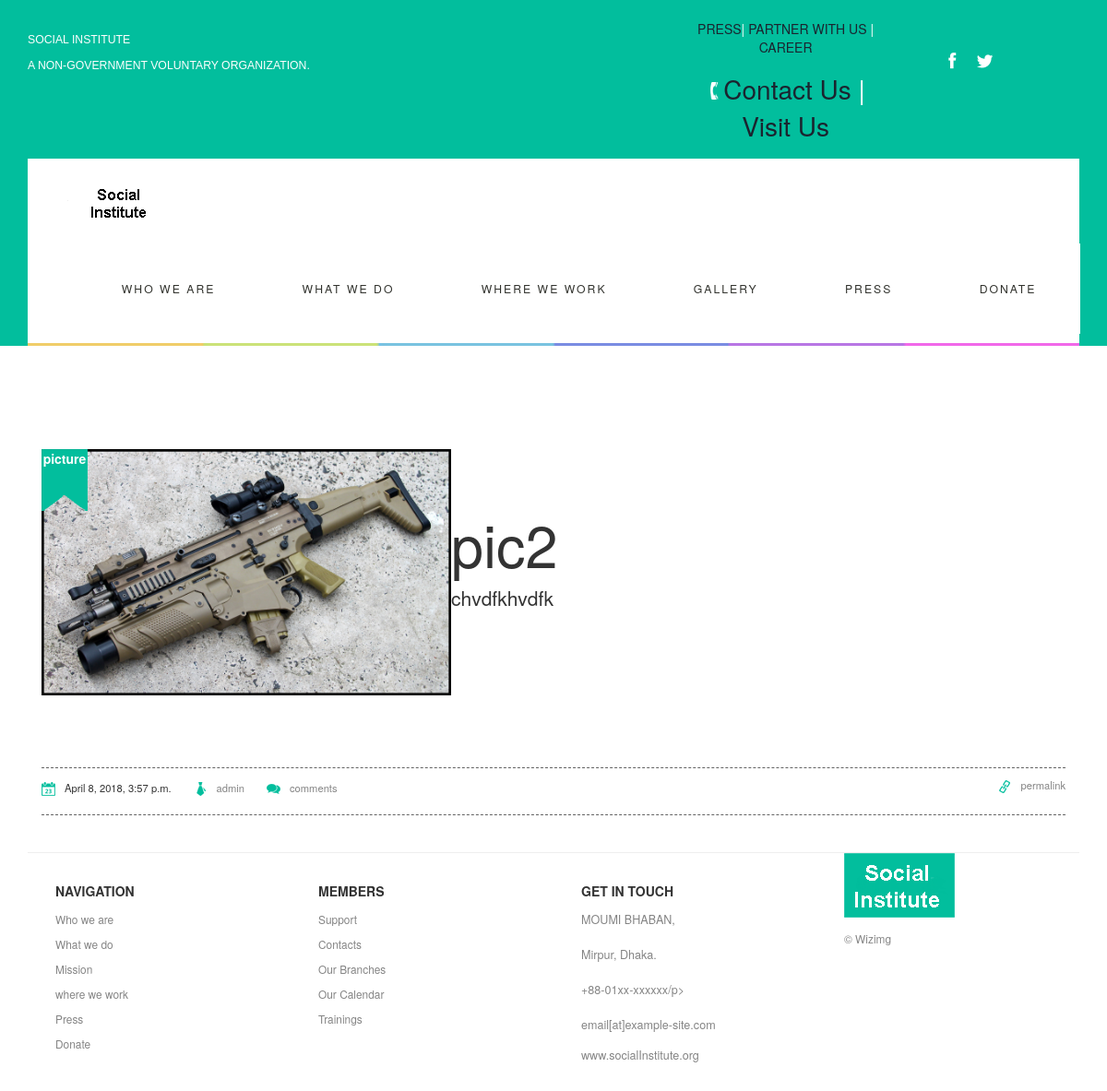
/news/img/2/, run on the app's committed database.
### news/models.py (models this page shows, shortened)
class Gallery (models.Model):
    title = models.CharField(max_length=100)
    image = models.FileField(null=True, blank=True)
    description = models.TextField()
    updated = models.DateTimeField(auto_now=True, auto_now_add=False)
    timestamp = models.DateTimeField(auto_now=False, auto_now_add=True)
    category = models.ForeignKey('news.Category', blank=True, null=True, on_delete=models.PROTECT)

class Category(models.Model):
    name = models.CharField(max_length=20)
    def __str__(self):
        return self.name

### news/views.py (the view)
# urls.py: path('img/<img_id>/', views.view_pic, name='img'),
def view_pic(request, img_id):
    spic = Gallery.objects.get(pk=img_id)
    context = {
        'spic': spic
    }
    return render(request, 'img.html', context)

### templates/img.html (shortened to what this page needs)
{% extends 'base.html' %}
{% block content %}
<div class="container-fluid">
    <div>
        <div class="images_3_of_1">
            {% if spic.image %}
            <div>
                <img src="{{spic.image.url}}">
            </div>
            {% endif %}
            {%if spic.category %}
            <p><span>{{spic.category}}</span></p>
            {% endif %}
        </div>
        <div class="jumbotron jumbotron-fluid">
            <div class="container">
                <h1 class="display-3">{{ spic.title }}</h1>
                    <p class="lead"> {{spic.description}}  </p>
            </div>
        </div>
    </div>
    <div class="artical-links">
        <ul>
            <li><img src="{{STATIC_URL}}/static/images/blog-icon1.png" title="date"><span>{{spic.timestamp}}</span></li>
            <li><a href=""><img src="{{STATIC_URL}}/static/images/blog-icon2.png" title="Admin"><span>admin</span></a></li>
            <li><a href=""><img src="{{STATIC_URL}}/static/images/blog-icon3.png" title="Comments"><span>comments</span></a></li>
            <li><a href=""><img src="{{STATIC_URL}}/static/images/blog-icon5.png" title="permalink"><span>permalink</span></a></li>
        </ul>
    </div>
</div>
{% endblock %}

### static/css/style.css (style rules this page uses)
html,body,div,span,applet,object,iframe,h1,h2,h3,h4,h5,h6,p,blockquote,pre,a,abbr,acronym,address,big,cite,code,del,dfn,em,img,ins,kbd,q,s,samp,small,strike,strong,sub,sup,tt,var,b,u,i,dl,dt,dd,ol,nav ul,nav li,fieldset,form,label,legend,table,caption,tbody,tfoot,thead,tr,th,td,article,aside,canvas,details,embed,figure,figcaption,footer,header,hgroup,menu,nav,output,ruby,section,summary,time,mark,audio,video { margin:0;padding:0;border:0;font-size:100%;font:inherit;vertical-align:baseline; }
ol,ul { list-style:none;margin:0px;padding:0px; }
a { text-decoration:none; }
img { max-width:100%; }
body { font-family: 'Raleway', sans-serif; background: #fff; }
body a { transition: 0.5s all ease; -webkit-transition: 0.5s all ease; -moz-transition: 0.5s all ease; -o-transition: 0.5s all ease; -ms-transition: 0.5s all ease; }
.container { padding:0; }
.images_3_of_1 { width:40%; position:relative; float: left; }
.images_3_of_1 p { background:url(../images/lbl.png) no-repeat 0px 0px; display:block; width: 50px; height: 67px; text-align:center; color:#fff; font-weight:600; font-size:1em; position: absolute; top: 0px; left: 0px; }
.images_3_of_1 p span { display:block; font-size:1em; }
.artical-links { padding: 10px 0px; border:1px dashed rgba(0, 0, 0, 0.61); border-left: none; margin-top: 15px; border-right: none; }
.artical-links ul li { display:inline-block; }
.artical-links ul li:last-child { float:right; }
.artical-links ul li img { vertical-align:middle; padding-right:10px; }
.artical-links ul li { font-size:0.8em; }
.artical-links ul li a { color: #848484; padding-left: 20px; }

### data on the page
Gallery: image (picture), category "picture", title "pic2", description "chvdfkhvdfk", timestamp "April 8, 2018, 3:57 p.m."
